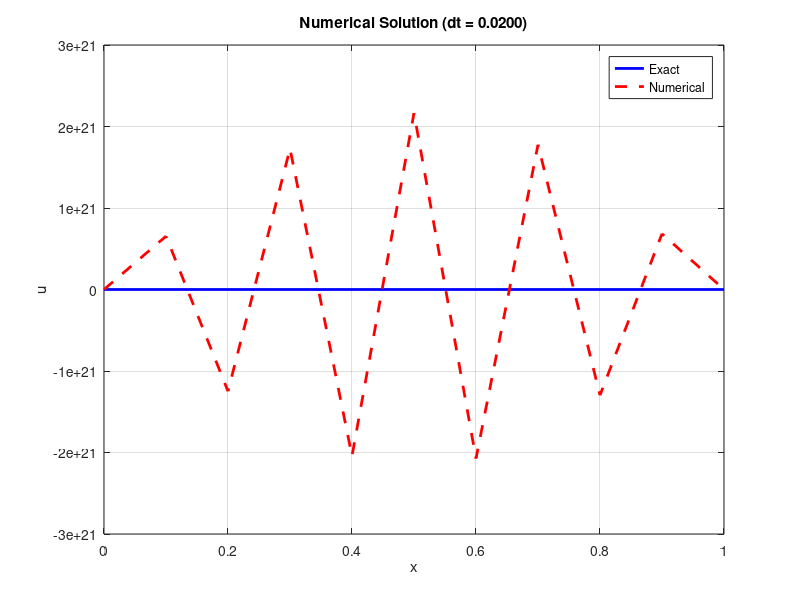
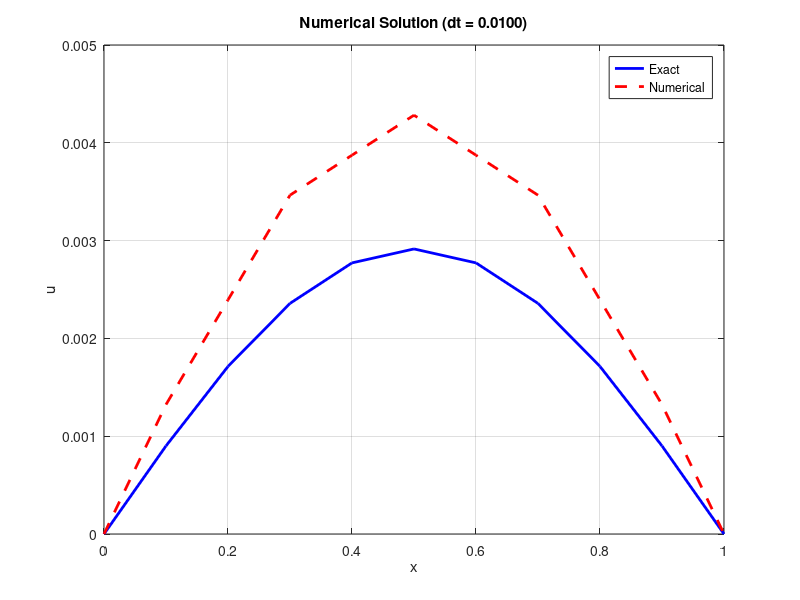
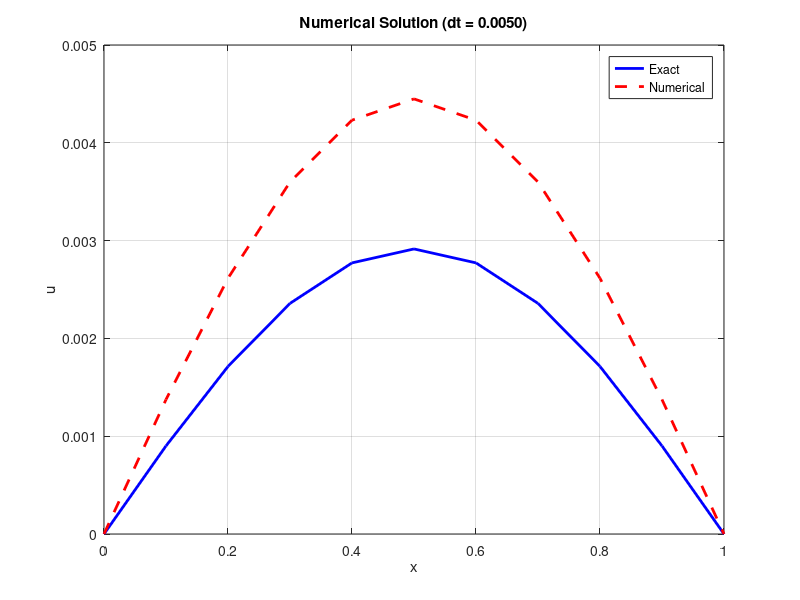

The MATLAB script that drew these images, in order:
T = 1;
J = 10;
D = 0.5;
dx = 0.1;
dt_values = [1/50, 1/100, 1/200];

xcoord = linspace(0, 1, J+1);
vxt_sum = zeros(1, J+1);

% Compute the exact solution and error for different time steps
for dt = dt_values
    Nt = round(T/dt);
    vxt_sum = zeros(1, J+1);

    for k = 1:13
        vxt = 4*(1/((k*pi).^2))*sin(k*pi/2)*sin(k*pi*xcoord)*exp(-D*(k*pi).^2*T);
        vxt_sum = vxt_sum + vxt;
    end
    
    sol_exact = vxt_sum;
    
    % Numerical solution using explicit scheme
    vxt_num = zeros(J+1, 1);
    vxt_num(2:J) = xcoord(2:J);
    
    for n = 1:Nt
        vxt_new = zeros(J+1, 1);
        for j = 2:J
            vxt_new(j) = vxt_num(j) + (dt * D/dx^2) * (vxt_num(j+1) - 2*vxt_num(j) + vxt_num(j-1));
        end
        vxt_num = vxt_new;
    end
    
    % Compute the error
    error = abs(sol_exact - vxt_num);
    
    % Plot the exact and numerical solutions
    figure;
    plot(xcoord, sol_exact, 'b-', 'LineWidth', 2);
    hold on;
    plot(xcoord, vxt_num, 'r--', 'LineWidth', 2);
    hold off;
    xlabel('x');
    ylabel('u');
    title(sprintf('Numerical Solution (dt = %.4f)', dt));
    legend('Exact', 'Numerical');
    grid on;
    
    % Display the error
    fprintf('Error at dt = %.4f: %.6e\n', dt, max(error));
end
